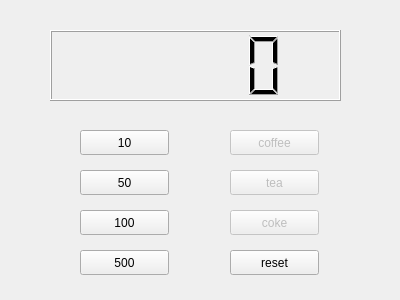
<?xml version="1.0" encoding="UTF-8"?>
<ui version="4.0">
 <class>Widget</class>
 <widget class="QWidget" name="Widget">
  <property name="geometry">
   <rect>
    <x>0</x>
    <y>0</y>
    <width>400</width>
    <height>300</height>
   </rect>
  </property>
  <property name="windowTitle">
   <string>Widget</string>
  </property>
  <widget class="QLCDNumber" name="lcdNumber">
   <property name="geometry">
    <rect>
     <x>50</x>
     <y>30</y>
     <width>291</width>
     <height>71</height>
    </rect>
   </property>
  </widget>
  <widget class="QPushButton" name="pb10">
   <property name="geometry">
    <rect>
     <x>80</x>
     <y>130</y>
     <width>89</width>
     <height>25</height>
    </rect>
   </property>
   <property name="text">
    <string>10</string>
   </property>
  </widget>
  <widget class="QPushButton" name="pb50">
   <property name="geometry">
    <rect>
     <x>80</x>
     <y>170</y>
     <width>89</width>
     <height>25</height>
    </rect>
   </property>
   <property name="text">
    <string>50</string>
   </property>
  </widget>
  <widget class="QPushButton" name="pb100">
   <property name="geometry">
    <rect>
     <x>80</x>
     <y>210</y>
     <width>89</width>
     <height>25</height>
    </rect>
   </property>
   <property name="text">
    <string>100</string>
   </property>
  </widget>
  <widget class="QPushButton" name="pb500">
   <property name="geometry">
    <rect>
     <x>80</x>
     <y>250</y>
     <width>89</width>
     <height>25</height>
    </rect>
   </property>
   <property name="text">
    <string>500</string>
   </property>
  </widget>
  <widget class="QPushButton" name="pb_coffee">
   <property name="enabled">
    <bool>false</bool>
   </property>
   <property name="geometry">
    <rect>
     <x>230</x>
     <y>130</y>
     <width>89</width>
     <height>25</height>
    </rect>
   </property>
   <property name="text">
    <string>coffee</string>
   </property>
  </widget>
  <widget class="QPushButton" name="pb_tea">
   <property name="enabled">
    <bool>false</bool>
   </property>
   <property name="geometry">
    <rect>
     <x>230</x>
     <y>170</y>
     <width>89</width>
     <height>25</height>
    </rect>
   </property>
   <property name="text">
    <string>tea</string>
   </property>
  </widget>
  <widget class="QPushButton" name="pb_coke">
   <property name="enabled">
    <bool>false</bool>
   </property>
   <property name="geometry">
    <rect>
     <x>230</x>
     <y>210</y>
     <width>89</width>
     <height>25</height>
    </rect>
   </property>
   <property name="text">
    <string>coke</string>
   </property>
  </widget>
  <widget class="QPushButton" name="pb_return">
   <property name="geometry">
    <rect>
     <x>230</x>
     <y>250</y>
     <width>89</width>
     <height>25</height>
    </rect>
   </property>
   <property name="text">
    <string>reset</string>
   </property>
  </widget>
 </widget>
 <layoutdefault spacing="6" margin="11"/>
 <resources/>
 <connections/>
</ui>
